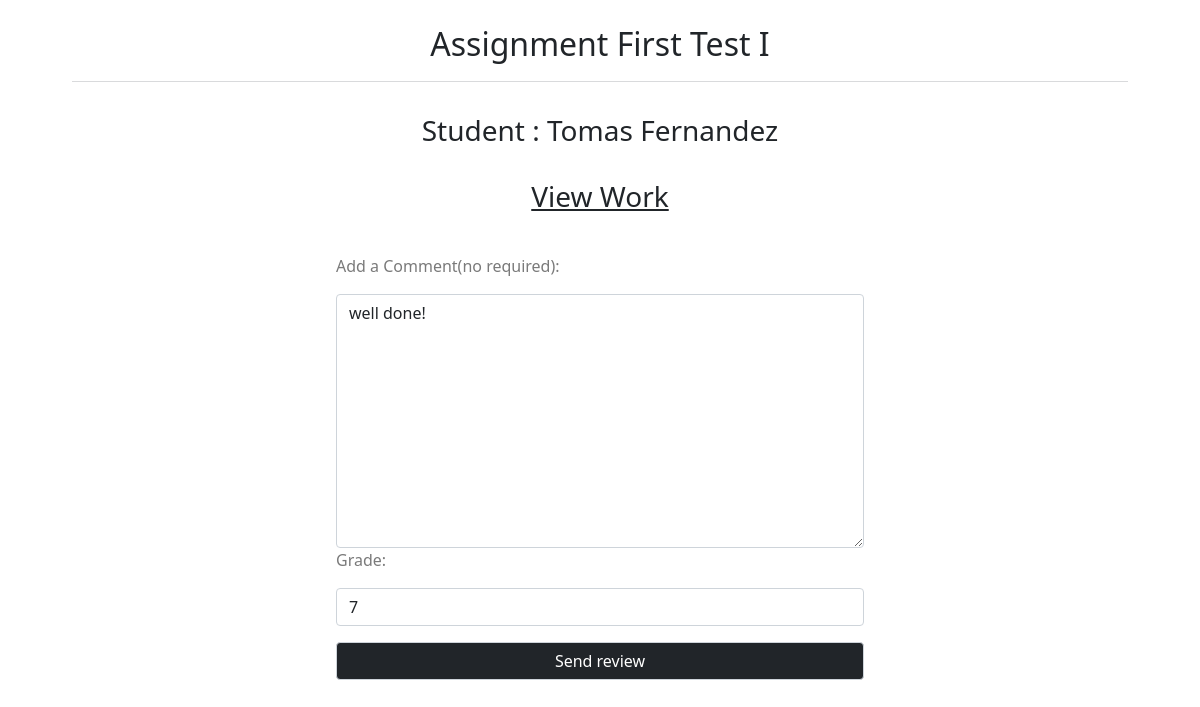
The page /academiaweb/courses/course=Mathematics I/topic=Linear algebra/assignment=First Test I/student_work/work=2 (signed in) on the database its author committed.
### main_app/models.py (models this page shows, shortened)
class StudentWorks(models.Model):
    assignment = models.ForeignKey(ClassWork,on_delete=models.CASCADE)
    student   = models.ForeignKey(Students,on_delete=models.CASCADE)
    course    = models.ForeignKey(Courses,on_delete=models.CASCADE)
    topic     = models.ForeignKey(CourseTopic,on_delete=models.CASCADE)
    file      = models.FileField(upload_to=upload_location_studentwork,null=True,blank=True)
    comment   = models.TextField(null=True,blank=True)
    grade     = models.PositiveIntegerField(validators=[MaxValueValidator(10), MinValueValidator(1)],null=True,blank=True)
    status_choice   = (('Passed','Passed'),('Unchecked','Unchecked'),('Failed','Failed'))
    status    = models.CharField(max_length=10, default='Unchecked', choices=status_choice,null=True,blank=True)

class ClassWork(models.Model):
    author   = models.ForeignKey(Teachers,on_delete=models.CASCADE)
    year     = models.ForeignKey(SchoolYears,on_delete=models.CASCADE)
    course   = models.ForeignKey(Courses,on_delete=models.CASCADE)
    topic    = models.ForeignKey(CourseTopic,on_delete=models.CASCADE)
    title    = models.CharField(max_length=50)
    instructions = models.TextField()
    file     = models.FileField(upload_to=upload_location_assignment,null=True,blank=True)
    deadline = models.DateField(null=True,blank=True)
    created = models.DateTimeField(auto_now=datetime.datetime.now())
    def __str__(self):
        return self.title

class Students(models.Model):
    id              = models.AutoField(primary_key=True)
    user            = models.ForeignKey(UserAccount,on_delete=models.CASCADE)
    document        = models.CharField(max_length=8,unique=True)
    first_name      = models.CharField(max_length=200)
    last_name       = models.CharField(max_length=200)
    date_of_birth   = models.DateField(default=datetime.date.today)
    gender_choice   = (('male','male'),('feminine','feminine'),('undefined','undefined'))
    gender          = models.CharField(max_length=10, default='male', choices=gender_choice)
    nationality     = CountryField()
    year            = models.ForeignKey(SchoolYears,on_delete=models.CASCADE,blank=True,null=True)
    profile_picture = models.ImageField(upload_to=upload_location_students,blank=True,null=True)
    class Meta():
        verbose_name        = 'Student'
        verbose_name_plural = 'Students'
    def __str__(self):
        return '{} {}'.format(self.first_name,self.last_name)
    @property
    def full_name(self):
        return '{} {}'.format(self.first_name,self.last_name)
    @property
    def email(self):
        return str(self.user)

### main_app/decorators.py (the view)
        def wrapper_func(request,*arg,**kwargs):
            group = None
            if request.user.groups.exists():
                group = request.user.groups.all()[0].name
            if group in allowed_roles:
                return view_func(request,*arg,**kwargs)
            else:
                return HttpResponse('You are not authorized to view this page')

### main_app/forms.py
class WorkReviewForm(forms.ModelForm):
    class Meta:
        model   = StudentWorks
        exclude = ('student','course','topic','assignment','status','file')
        labels  = {
            'comment' : 'Add a Comment(no required)'
        }

### main_app/models.py (called while the page is built)
    def __str__(self):
        return self.email

### main_app/views.py (called while the page is built, shortened)
@login_required(login_url='login')
@allowed_user(allowed_roles=['Admins','Teachers'])
def StudentWork(request,course,topic,assignment,work_id):
    assignment = ClassWork.objects.get(title=assignment)
    work       = StudentWorks.objects.get(id=work_id)
    form       = WorkReviewForm(instance=work)
    print(work.student.email)
    context = {'assignment':assignment,'work':work,'form':form}
    return render(request,'assignment_form.html',context)

### main_app/templates/assignment_form.html (shortened to what this page needs)
{% extends 'base.html' %}
{% load static %}
{% block content %}
<div class="container-fluid">
    <div class="title">
        <h2><a href="{% url 'student_works' course=work.course.name topic=work.topic.name assignment=work.assignment %}">
            Assignment  {{work.assignment}}</a>
        </h2>
    </div>
    <div class="work">
        <h3 style="margin: 2rem 0;">Student : {{work.student.full_name}}</h3>
        <h3><a href="{{work.file.url}}">View Work</a></h3>
    </div>
    <form action="" method="POST">
        {{form}}
        <input type="submit" value="Send review">
    </form>
</div>
{% endblock %}

### main_app/templates/base.html (style rules this page uses)
html { scroll-behavior: smooth; }

### main_app/templates/assignment_form.html (style rules this page uses)
.container-fluid { width: 90%; text-align: center; }
.container-fluid .title { border-bottom: 1px solid #d9dadc; padding: 25px 0 10px; margin-bottom: 30px; text-align: center; }
.title a { text-decoration: none; }
a { color: #212529; }
form { padding: 2rem 0; width: 50%; margin: auto; text-align: initial; }
form label { color: rgb(122, 122, 122); }
form input,textarea { margin: 1rem 0 0 0; display: block; width: 100%; padding: .375rem .75rem; font-size: 1rem; font-weight: 400; line-height: 1.5; color: #212529; background-color: #fff; background-clip: padding-box; border: 1px solid #ced4da; -webkit-appearance: none; -moz-appearance: none; appearance: none; border-radius: .25rem; transition: border-color .15s ease-in-out,box-shadow .15s ease-in-out; }
form input[type=submit] { background: #212529; color: white; }

### rows shown on the page
StudentWorks: assignment "First Test I", student.full_name "Tomas Fernandez", comment "well done!", grade "7"
